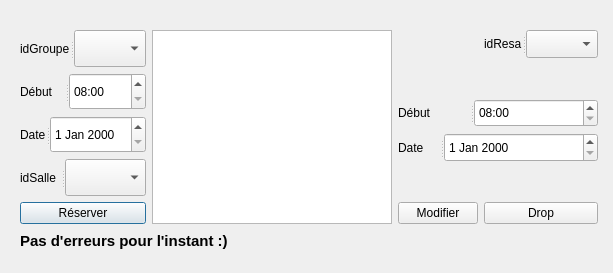
<?xml version="1.0" encoding="UTF-8"?>
<ui version="4.0">
 <class>reservation</class>
 <widget class="QDialog" name="reservation">
  <property name="geometry">
   <rect>
    <x>0</x>
    <y>0</y>
    <width>613</width>
    <height>273</height>
   </rect>
  </property>
  <property name="windowTitle">
   <string>Dialog</string>
  </property>
  <widget class="QLabel" name="errorLabel">
   <property name="geometry">
    <rect>
     <x>20</x>
     <y>230</y>
     <width>631</width>
     <height>21</height>
    </rect>
   </property>
   <property name="font">
    <font>
     <pointsize>11</pointsize>
     <weight>75</weight>
     <bold>true</bold>
    </font>
   </property>
   <property name="text">
    <string>Pas d'erreurs pour l'instant :)</string>
   </property>
  </widget>
  <widget class="QWidget" name="">
   <property name="geometry">
    <rect>
     <x>20</x>
     <y>30</y>
     <width>578</width>
     <height>194</height>
    </rect>
   </property>
   <layout class="QHBoxLayout" name="horizontalLayout">
    <item>
     <layout class="QGridLayout" name="gridLayout_2">
      <item row="0" column="0">
       <widget class="QSplitter" name="splitter">
        <property name="orientation">
         <enum>Qt::Horizontal</enum>
        </property>
        <widget class="QLabel" name="label_2">
         <property name="text">
          <string>idGroupe</string>
         </property>
        </widget>
        <widget class="QComboBox" name="idGrp"/>
       </widget>
      </item>
      <item row="1" column="0">
       <widget class="QSplitter" name="splitter_2">
        <property name="orientation">
         <enum>Qt::Horizontal</enum>
        </property>
        <widget class="QLabel" name="label">
         <property name="text">
          <string>Début</string>
         </property>
        </widget>
        <widget class="QTimeEdit" name="hDeb">
         <property name="maximumDateTime">
          <datetime>
           <hour>20</hour>
           <minute>0</minute>
           <second>0</second>
           <year>2000</year>
           <month>1</month>
           <day>1</day>
          </datetime>
         </property>
         <property name="minimumDateTime">
          <datetime>
           <hour>8</hour>
           <minute>0</minute>
           <second>0</second>
           <year>2000</year>
           <month>1</month>
           <day>1</day>
          </datetime>
         </property>
         <property name="displayFormat">
          <string>HH:00</string>
         </property>
        </widget>
       </widget>
      </item>
      <item row="2" column="0">
       <widget class="QSplitter" name="splitter_3">
        <property name="orientation">
         <enum>Qt::Horizontal</enum>
        </property>
        <widget class="QLabel" name="label_4">
         <property name="text">
          <string>Date</string>
         </property>
        </widget>
        <widget class="QDateEdit" name="date"/>
       </widget>
      </item>
      <item row="3" column="0">
       <widget class="QSplitter" name="splitter_4">
        <property name="orientation">
         <enum>Qt::Horizontal</enum>
        </property>
        <widget class="QLabel" name="label_3">
         <property name="text">
          <string>idSalle</string>
         </property>
        </widget>
        <widget class="QComboBox" name="salle"/>
       </widget>
      </item>
      <item row="4" column="0">
       <widget class="QPushButton" name="createResa">
        <property name="text">
         <string>Réserver</string>
        </property>
       </widget>
      </item>
     </layout>
    </item>
    <item>
     <widget class="QTableView" name="tableView"/>
    </item>
    <item>
     <layout class="QGridLayout" name="gridLayout">
      <item row="0" column="1">
       <widget class="QSplitter" name="splitter_9">
        <property name="orientation">
         <enum>Qt::Horizontal</enum>
        </property>
        <widget class="QLabel" name="label_9">
         <property name="text">
          <string>idResa</string>
         </property>
        </widget>
        <widget class="QComboBox" name="idResa"/>
       </widget>
      </item>
      <item row="1" column="0" colspan="2">
       <widget class="QSplitter" name="splitter_8">
        <property name="orientation">
         <enum>Qt::Horizontal</enum>
        </property>
       </widget>
      </item>
      <item row="2" column="0" colspan="2">
       <widget class="QSplitter" name="splitter_7">
        <property name="orientation">
         <enum>Qt::Horizontal</enum>
        </property>
        <widget class="QLabel" name="label_7">
         <property name="text">
          <string>Début</string>
         </property>
        </widget>
        <widget class="QTimeEdit" name="hDeb_2">
         <property name="maximumDateTime">
          <datetime>
           <hour>20</hour>
           <minute>0</minute>
           <second>0</second>
           <year>2000</year>
           <month>1</month>
           <day>1</day>
          </datetime>
         </property>
         <property name="minimumDateTime">
          <datetime>
           <hour>8</hour>
           <minute>0</minute>
           <second>0</second>
           <year>2000</year>
           <month>1</month>
           <day>1</day>
          </datetime>
         </property>
         <property name="displayFormat">
          <string>HH:00</string>
         </property>
        </widget>
       </widget>
      </item>
      <item row="3" column="0" colspan="2">
       <widget class="QSplitter" name="splitter_5">
        <property name="orientation">
         <enum>Qt::Horizontal</enum>
        </property>
        <widget class="QLabel" name="label_5">
         <property name="text">
          <string>Date</string>
         </property>
        </widget>
        <widget class="QDateEdit" name="date_2"/>
       </widget>
      </item>
      <item row="4" column="0" colspan="2">
       <widget class="QSplitter" name="splitter_6">
        <property name="orientation">
         <enum>Qt::Horizontal</enum>
        </property>
       </widget>
      </item>
      <item row="5" column="0">
       <widget class="QPushButton" name="modifyResa">
        <property name="text">
         <string>Modifier</string>
        </property>
       </widget>
      </item>
      <item row="5" column="1">
       <widget class="QPushButton" name="dropResa">
        <property name="text">
         <string>Drop</string>
        </property>
       </widget>
      </item>
     </layout>
    </item>
   </layout>
  </widget>
 </widget>
 <resources/>
 <connections/>
</ui>
